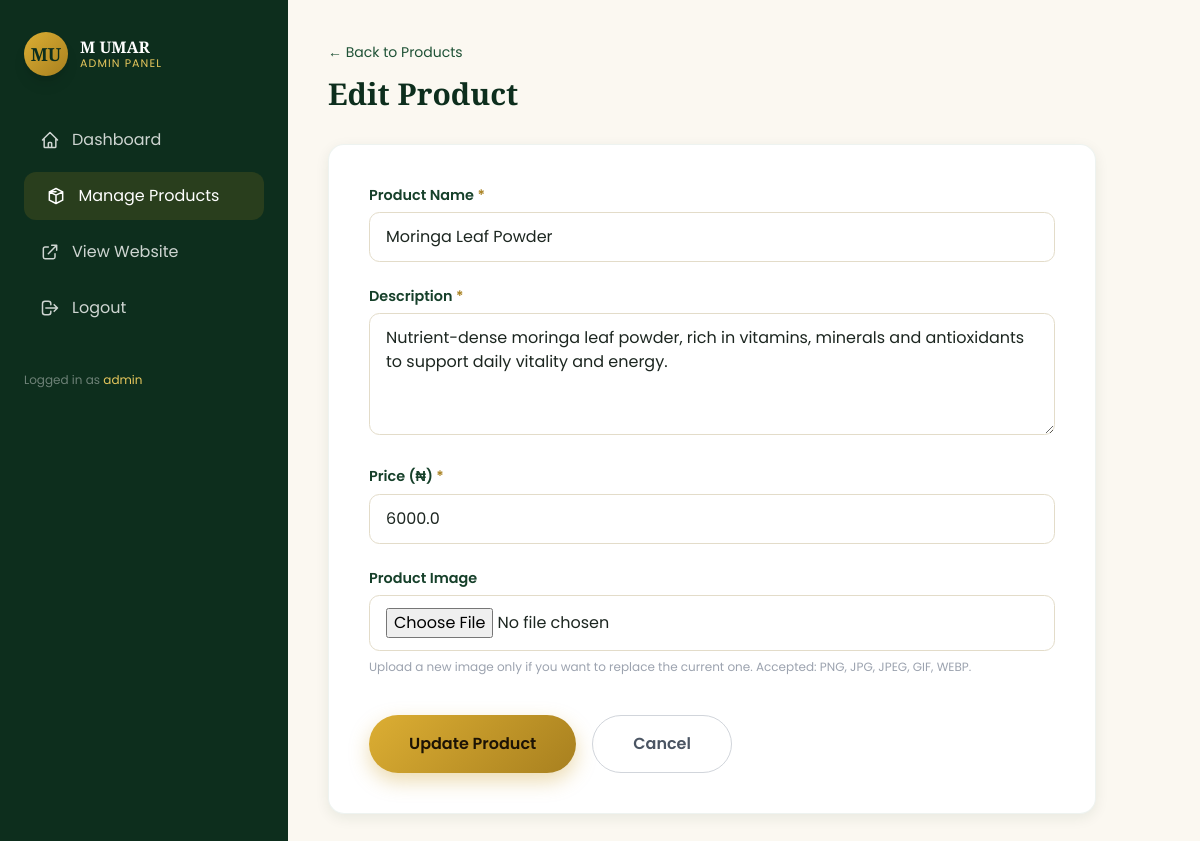
Page /admin/products/edit/2 (signed in) on the committed database.
### tables this page shows
CREATE TABLE products (
            id INTEGER PRIMARY KEY AUTOINCREMENT,
            name TEXT NOT NULL,
            description TEXT NOT NULL,
            price REAL NOT NULL,
            image TEXT,
            created_at TEXT NOT NULL
        );

### app.py (the view, shortened to what this page needs)
@app.route("/admin/products/edit/<int:product_id>", methods=["GET", "POST"])
@login_required
def edit_product(product_id):
    db = get_db()
    product = db.execute("SELECT * FROM products WHERE id = ?", (product_id,)).fetchone()
    if not product:
        flash("Product not found.", "error")
        return redirect(url_for("admin_products"))
    return render_template("edit_product.html", product=product)

### app.py (called while the page is built)
def get_db():
    if "db" not in g:
        g.db = sqlite3.connect(DB_PATH)
        g.db.row_factory = sqlite3.Row
    return g.db

def login_required(view_func):
    @wraps(view_func)
    def wrapped_view(*args, **kwargs):
        if not session.get("admin_logged_in"):
            flash("Please log in to access the admin area.", "error")
            return redirect(url_for("login"))
        return view_func(*args, **kwargs)
    return wrapped_view

@app.context_processor
def inject_globals():
    return dict(
        business_name=BUSINESS_NAME,
        business_location=BUSINESS_LOCATION,
        phone_number=PHONE_NUMBER,
        whatsapp_number=WHATSAPP_NUMBER,
        current_year=datetime.now().year,
    )

### templates/edit_product.html (shortened to what this page needs)
<!DOCTYPE html>
<html lang="en">
<head>
<script src="https://cdn.tailwindcss.com"></script>
<link href="https://unpkg.com/aos@2.3.1/dist/aos.css" rel="stylesheet">
<link rel="stylesheet" href="{{ url_for('static', filename='css/style.css') }}">
</head>
<body class="font-body bg-cream">
<div class="flex min-h-screen">
  <aside class="hidden lg:flex flex-col w-72 bg-herb-900 text-white/80 px-6 py-8">
    <a href="{{ url_for('index') }}" class="flex items-center gap-3 mb-10">
      <div class="w-11 h-11 rounded-full bg-gradient-to-br from-gold-400 to-gold-600 flex items-center justify-center text-herb-900 font-display font-bold text-lg shadow-lg">MU</div>
      <div class="leading-tight">
        <p class="font-display text-white font-semibold">M UMAR</p>
        <p class="text-gold-300 text-[11px] tracking-widest uppercase">Admin Panel</p>
      </div>
    </a>
    <nav class="flex flex-col gap-2">
      <a href="{{ url_for('admin') }}" class="admin-sidebar-link flex items-center gap-3 px-4 py-3 rounded-xl text-white/80">
        <svg class="w-5 h-5" fill="none" stroke="currentColor" viewBox="0 0 24 24"><path stroke-linecap="round" stroke-linejoin="round" stroke-width="1.8" d="M3 12l2-2m0 0l7-7 7 7M5 10v10a1 1 0 001 1h3m10-11l2 2m-2-2v10a1 1 0 01-1 1h-3m-6 0a1 1 0 001-1v-4a1 1 0 011-1h2a1 1 0 011 1v4a1 1 0 001 1m-6 0h6"/></svg>
        Dashboard
      </a>
      <a href="{{ url_for('admin_products') }}" class="admin-sidebar-link active flex items-center gap-3 px-4 py-3 rounded-xl text-white">
        <svg class="w-5 h-5" fill="none" stroke="currentColor" viewBox="0 0 24 24"><path stroke-linecap="round" stroke-linejoin="round" stroke-width="1.8" d="M20 7l-8-4-8 4m16 0l-8 4m8-4v10l-8 4m0-14L4 7m8 4L4 7m8 4v10M4 7v10l8 4"/></svg>
        Manage Products
      </a>
      <a href="{{ url_for('index') }}" target="_blank" class="admin-sidebar-link flex items-center gap-3 px-4 py-3 rounded-xl text-white/80">
        <svg class="w-5 h-5" fill="none" stroke="currentColor" viewBox="0 0 24 24"><path stroke-linecap="round" stroke-linejoin="round" stroke-width="1.8" d="M10 6H6a2 2 0 00-2 2v10a2 2 0 002 2h10a2 2 0 002-2v-4M14 4h6v6M10 14L20 4"/></svg>
        View Website
      </a>
      <a href="{{ url_for('logout') }}" class="admin-sidebar-link flex items-center gap-3 px-4 py-3 rounded-xl text-white/80 mt-auto">
        <svg class="w-5 h-5" fill="none" stroke="currentColor" viewBox="0 0 24 24"><path stroke-linecap="round" stroke-linejoin="round" stroke-width="1.8" d="M17 16l4-4m0 0l-4-4m4 4H7m6 4v1a3 3 0 01-3 3H6a3 3 0 01-3-3V7a3 3 0 013-3h4a3 3 0 013 3v1"/></svg>
        Logout
      </a>
    </nav>
    <p class="text-white/40 text-xs mt-10">Logged in as <span class="text-gold-300">{{ session.get('admin_username', 'admin') }}</span></p>
  </aside>
  <main class="flex-1 px-6 lg:px-10 py-8 lg:py-10 pt-24 lg:pt-10">
    <div class="mb-8" data-aos="fade-up">
      <a href="{{ url_for('admin_products') }}" class="text-sm text-herb-700 hover:text-gold-600">&larr; Back to Products</a>
      <h1 class="font-display text-3xl font-bold text-herb-900 mt-3">Edit Product</h1>
    </div>
    <div class="card-premium p-8 md:p-10 max-w-3xl" data-aos="fade-up">
      <form method="POST" action="{{ url_for('edit_product', product_id=product['id']) }}" enctype="multipart/form-data" class="space-y-6">
        <div>
          <label for="name" class="form-label">Product Name <span class="text-gold-600">*</span></label>
          <input type="text" id="name" name="name" class="form-input" value="{{ product['name'] }}" required>
        </div>
        <div>
          <label for="description" class="form-label">Description <span class="text-gold-600">*</span></label>
          <textarea id="description" name="description" rows="4" class="form-input" required>{{ product['description'] }}</textarea>
        </div>
        <div>
          <label for="price" class="form-label">Price (₦) <span class="text-gold-600">*</span></label>
          <input type="number" id="price" name="price" step="0.01" min="0" class="form-input" value="{{ product['price'] }}" required>
        </div>
        <div>
          <label for="image" class="form-label">Product Image</label>
          <input type="file" id="image" name="image" accept=".png,.jpg,.jpeg,.gif,.webp" class="form-input cursor-pointer">
          <p class="text-xs text-gray-400 mt-2">Upload a new image only if you want to replace the current one. Accepted: PNG, JPG, JPEG, GIF, WEBP.</p>
        </div>
        <div class="flex gap-4 pt-4">
          <button type="submit" class="btn-gold px-10 py-4 rounded-full font-semibold">Update Product</button>
          <a href="{{ url_for('admin_products') }}" class="px-10 py-4 rounded-full font-semibold border border-gray-300 text-gray-600 hover:bg-gray-50 transition">Cancel</a>
        </div>
      </form>
    </div>
  </main>
</div>
</body>
</html>

### static/css/style.css (style rules this page uses)
:root { --herb-900: #0d2e1d; --herb-800: #16402a; --herb-700: #1f5236; --herb-600: #296844; --herb-500: #2f7a4e; --herb-400: #5fa379; --gold-700: #82601a; --gold-600: #a8801f; --gold-500: #c9971f; --gold-400: #dcae33; --gold-300: #e7c75d; --cream: #fbf8f1; --ink: #1c2620; }
* { scroll-behavior: smooth; }
body { font-family: 'Poppins', sans-serif; background-color: var(--cream); color: var(--ink); overflow-x: hidden; }
h1, h2, h3, h4, .font-display { font-family: 'Playfair Display', serif; }
.btn-gold { background: linear-gradient(135deg, var(--gold-400), var(--gold-600)); color: #1c1305; font-weight: 600; box-shadow: 0 8px 20px rgba(201, 151, 31, 0.35); transition: transform 0.25s ease, box-shadow 0.25s ease, filter 0.25s ease; }
.card-premium { background: #ffffff; border-radius: 1rem; border: 1px solid rgba(41, 104, 68, 0.08); box-shadow: 0 4px 14px rgba(13, 46, 29, 0.08); transition: transform 0.3s ease, box-shadow 0.3s ease, border-color 0.3s ease; }
.form-input { width: 100%; border: 1.5px solid #e3dcc9; border-radius: 0.65rem; padding: 0.75rem 1rem; background: #fff; transition: border-color 0.25s ease, box-shadow 0.25s ease; }
.form-label { font-weight: 600; font-size: 0.9rem; color: var(--herb-800); margin-bottom: 0.35rem; display: block; }
.admin-sidebar-link { transition: background 0.25s ease, padding-left 0.25s ease; }
.admin-sidebar-link:hover, .admin-sidebar-link.active { background: rgba(201, 151, 31, 0.15); padding-left: 1.4rem; }

### rows in the picture
products: name "Moringa Leaf Powder", description "Nutrient-dense moringa leaf powder, rich in vitamins, minerals and antioxidants to support daily vitality and energy.", price "6000.0"

### other values in the picture
{{ session.get('admin_username', 'admin') }} "admin"
